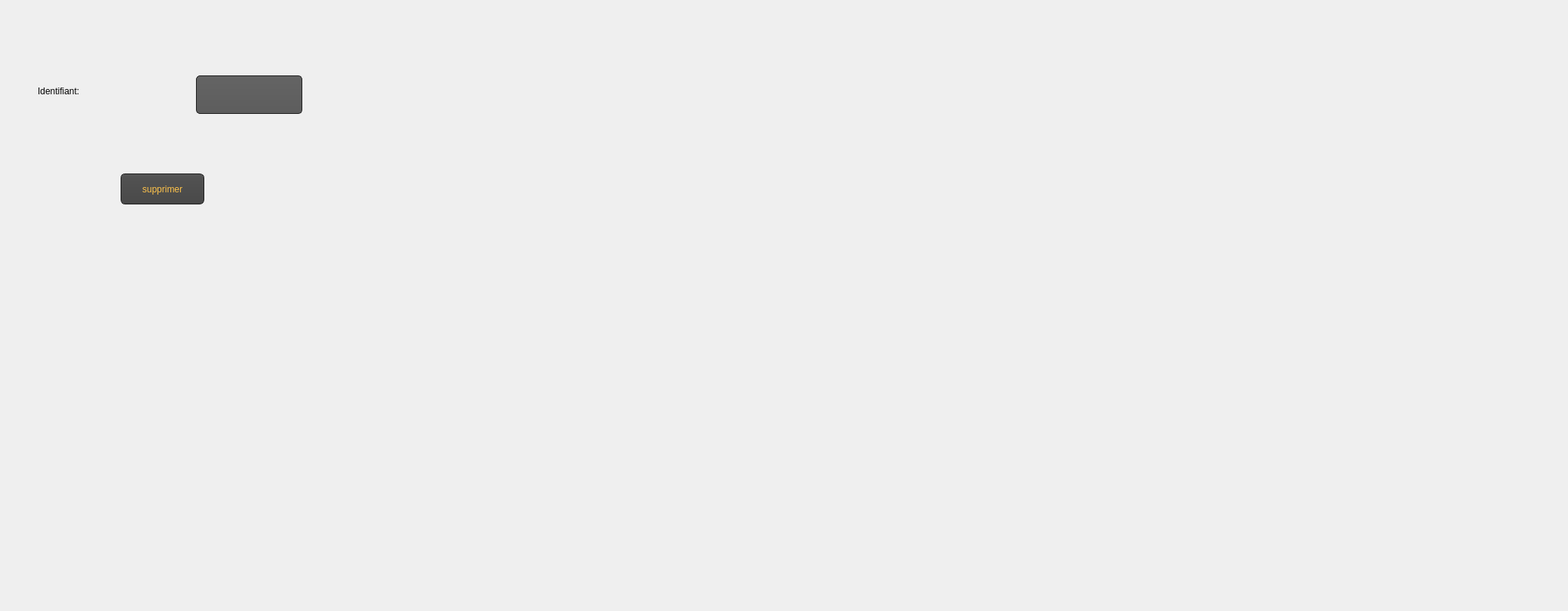
   <widget class="QWidget" name="tab_3">
    <attribute name="title">
     <string>Supprimer</string>
    </attribute>
    <widget class="QLabel" name="label_6">
     <property name="geometry">
      <rect>
       <x>50</x>
       <y>70</y>
       <width>291</width>
       <height>101</height>
      </rect>
     </property>
     <property name="styleSheet">
      <string notr="true">
font: 20pt &quot;MS Shell Dlg 2&quot;;
</string>
     </property>
     <property name="text">
      <string>Identifiant:</string>
     </property>
    </widget>
    <widget class="QLineEdit" name="le_id_supp">
     <property name="geometry">
      <rect>
       <x>260</x>
       <y>100</y>
       <width>141</width>
       <height>51</height>
      </rect>
     </property>
     <property name="styleSheet">
      <string notr="true">QLineEdit
{
color: #ffc34a;
    background-color: QLinearGradient( x1: 0, y1: 0, x2: 0, y2: 1, stop: 0 #ffc34a, stop: 0 #646464, stop: 1 #5d5d5d);
    padding: 1px;
    border-style: solid;
    border: 1px solid #1e1e1e;
    border-radius: 5;
}</string>
     </property>
    </widget>
    <widget class="QPushButton" name="pb_supprimer">
     <property name="geometry">
      <rect>
       <x>160</x>
       <y>230</y>
       <width>111</width>
       <height>41</height>
      </rect>
     </property>
     <property name="styleSheet">
      <string notr="true">QPushButton
{
    color: #ffc34a;
    background-color: QLinearGradient( x1: 0, y1: 0, x2: 0, y2: 1, stop: 0 #565656, stop: 0.1 #525252, stop: 0.5 #4e4e4e, stop: 0.9 #4a4a4a, stop: 1 #464646);
    border-width: 1px;
    border-color: #1e1e1e;
    border-style: solid;
    border-radius: 6;
    padding: 3px;
    font-size: 12px;
    padding-left: 5px;
    padding-right: 5px;
}

QPushButton:pressed
{
    background-color: QLinearGradient( x1: 0, y1: 0, x2: 0, y2: 1, stop: 0 #2d2d2d, stop: 0.1 #2b2b2b, stop: 0.5 #292929, stop: 0.9 #282828, stop: 1 #252525);
}</string>
     </property>
     <property name="text">
      <string>supprimer</string>
     </property>
    </widget>
    <widget class="QLabel" name="label_15">
     <property name="geometry">
      <rect>
       <x>-170</x>
       <y>-50</y>
       <width>2071</width>
       <height>741</height>
      </rect>
     </property>
     <property name="text">
      <string/>
     </property>
     <property name="pixmap">
      <pixmap>../../wallpaperflare.com_wallpaper (1) (1).png</pixmap>
     </property>
    </widget>
    <widget class="QLabel" name="label_41">
     <property name="geometry">
      <rect>
       <x>-15</x>
       <y>-21</y>
       <width>1211</width>
       <height>801</height>
      </rect>
     </property>
     <property name="text">
      <string/>
     </property>
     <property name="pixmap">
      <pixmap>../wallpaperflare.com_wallpaper (1) (1).png</pixmap>
     </property>
    </widget>
    <zorder>label_41</zorder>
    <zorder>label_15</zorder>
    <zorder>label_6</zorder>
    <zorder>le_id_supp</zorder>
    <zorder>pb_supprimer</zorder>
   </widget>
